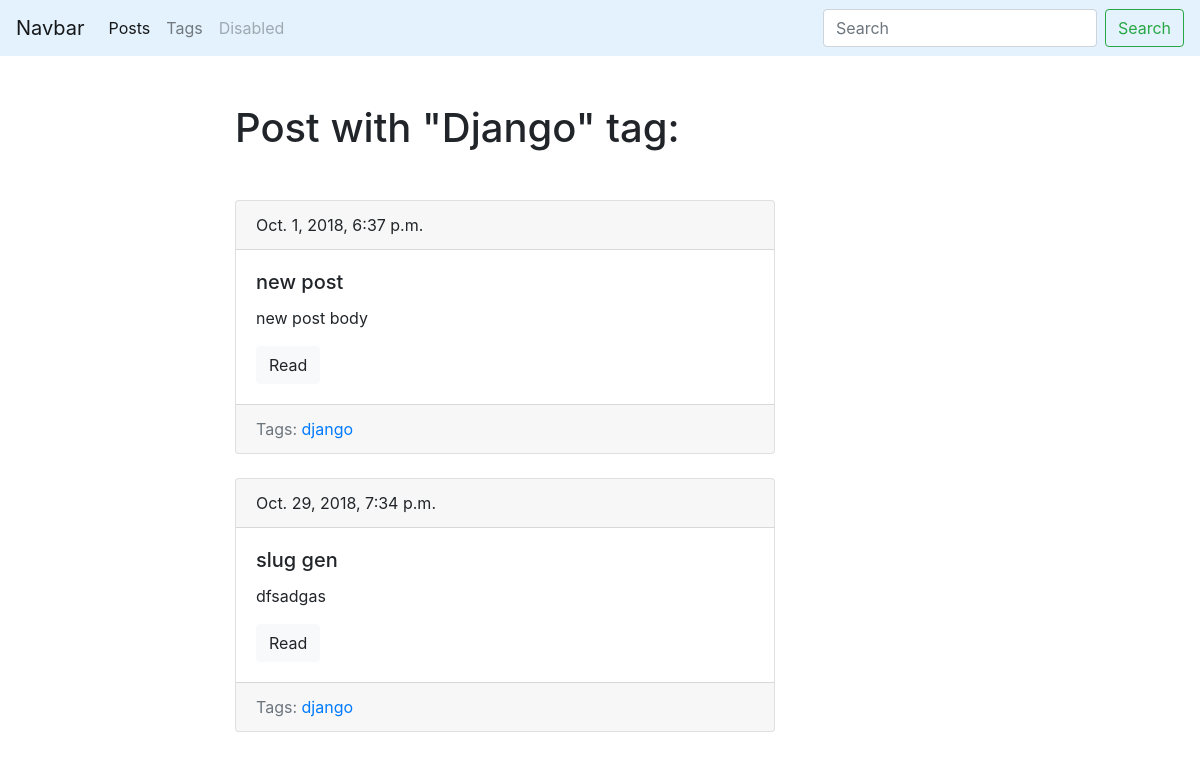
/blog/tag/django, run on the app's committed database.
### blog/models.py (models this page shows, shortened)
class Tag(models.Model):
    title = models.CharField(max_length=50)
    slug = models.SlugField(max_length=50, unique=True)
    def get_absolute_url(self):
        return reverse('tag_detail_url', kwargs={'slug': self.slug})

class Post(models.Model):
    title = models.CharField(max_length=150, db_index=True)
    slug = models.SlugField(max_length=150, blank=True, unique=True)
    body = models.TextField(blank=True, db_index=True)
    tags = models.ManyToManyField('Tag', blank=True, related_name='posts')
    date_bub = models.DateTimeField(auto_now_add=True)
    def get_absolute_url(self):# название соглашение django
        return reverse('post_detail_url', kwargs={'slug': self.slug})

### blog/views.py (the view)
# urls.py: path('tag/<str:slug>', TagDetail.as_view(), name="tag_detail_url"),
class TagDetail(ObjectDetailMixin, View):
    model = Tag
    template = 'blog/tag_detail.html'

### blog/utils.py (called while the page is built)
    def get(self, request, slug):
        obj = get_object_or_404(self.model, slug__iexact=slug)
        return render(request, self.template, context={self.model.__name__.lower(): obj})

### blog/templates/blog/tag_detail.html (shortened to what this page needs)
{% extends 'blog/base_blog.html' %}
{% block content %}
  <h1 class='mb-5'>Post with "{{ tag.title|title }}" tag:</h1>
{% for post in tag.posts.all %}
    {% include 'blog/includes/post_card_template.html' %}
{% endfor %}
{% endblock %}

### blog/templates/blog/base_blog.html
{% extends 'base.html' %}

### templates/base.html (shortened to what this page needs)
<!DOCTYPE html>
<html lang="ru" dir="ltr">
  <head>
    <link rel="stylesheet" href="https://stackpath.bootstrapcdn.com/bootstrap/4.1.3/css/bootstrap.min.css"
integrity="sha384-MCw98/SFnGE8fJT3GXwEOngsV7Zt27NXFoaoApmYm81iuXoPkFOJwJ8ERdknLPMO">
  </head>
  <body>
    <nav class="navbar navbar-expand-lg navbar-light" style="background-color: #e3f2fd;">
        <a class="navbar-brand" href="#">Navbar</a>
        <div class="collapse navbar-collapse" id="navbarSupportedContent">
          <ul class="navbar-nav mr-auto">
            <li class="nav-item active">
              <a class="nav-link" href="{% url 'posts_list_url' %}">Posts</span></a>
            </li>
            <li class="nav-item">
              <a class="nav-link" href="{% url 'tags_list_url' %}">Tags</a>
            </li>
            <li class="nav-item">
              <a class="nav-link disabled" href="#">Disabled</a>
            </li>
          </ul>
          <form class="form-inline my-2 my-lg-0">
            <input class="form-control mr-sm-2" type="search" placeholder="Search" aria-label="Search">
            <button class="btn btn-outline-success my-2 my-sm-0" type="submit">Search</button>
          </form>
        </div>
      </nav>
      <div class='container mt-5'>
        <div class='row'>
          <div class='col-6 offset-md-2'>
              {% block content %}{% endblock %}
          </div>
        </div>
      </div>
  </body>
</html>

### blog/templates/blog/includes/post_card_template.html
<div class="card mb-4">
    <div class="card-header">
      {{ post.date_bub }}
    </div>
    <div class="card-body">
      <h5 class="card-title">{{ post.title }}</h5>
      <p class="card-text">{{ post.body|truncatewords:15 }}</p>
    <a href="{{ post.get_absolute_url }}" class="btn btn-light">Read</a>
    </div>
    <div class="card-footer text-muted">
        Tags:
        {% for tag in post.tags.all %}
            <a href="{{ tag.get_absolute_url}}">{{ tag.title }}</a>
        {% endfor %}
    </div>
</div>

### data on the page
Tag: title "Django", title "django"
Post: date_bub "Oct. 1, 2018, 6:37 p.m.", title "new post", body "new post body"
Post: date_bub "Oct. 29, 2018, 7:34 p.m.", title "slug gen", body "dfsadgas"
